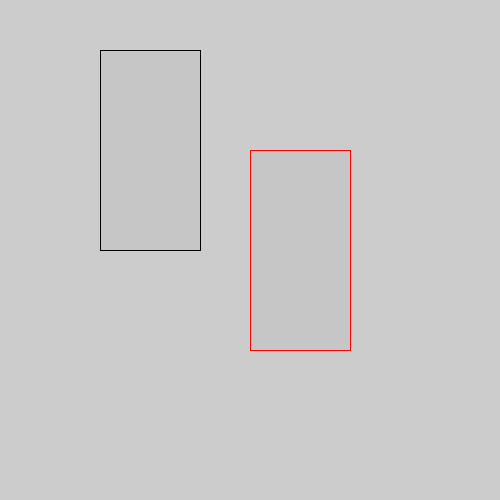
Frame 1 (no input)
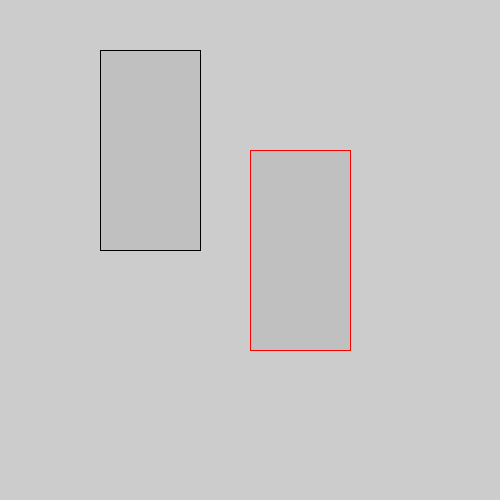
Frame 60 (the mouse pressed at the canvas centre just before this capture)
Frame 120 (the mouse held since frame 60 and released just before this capture): identical to frame 60, image omitted

The Processing sketch that drew these frames (run headless with seeded random() and noise(); from frame 60 on, the mouse is pressed at the canvas centre):

// Processing sketch: Translation
// ── Translation.pde
void setup() {
  size(500, 500);
}

void draw() {
  fill(192, 128);
  stroke(#000000);
  rect(100, 50, 100, 200);
     
  translate(150, 100);
  
  fill(192, 128);
  stroke(#FF0000);
  rect(100, 50, 100, 200);
}
